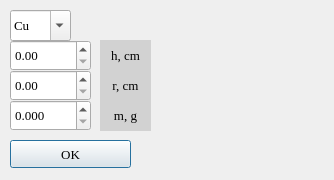
<?xml version="1.0" encoding="UTF-8"?>
<ui version="4.0">
 <class>Dialog</class>
 <widget class="QDialog" name="Dialog">
  <property name="geometry">
   <rect>
    <x>0</x>
    <y>0</y>
    <width>334</width>
    <height>180</height>
   </rect>
  </property>
  <property name="windowTitle">
   <string>Chamber</string>
  </property>
  <property name="windowIcon">
   <iconset>
    <normaloff>../resources/icon.png</normaloff>../resources/icon.png</iconset>
  </property>
  <widget class="QComboBox" name="comboBox">
   <property name="geometry">
    <rect>
     <x>10</x>
     <y>10</y>
     <width>61</width>
     <height>31</height>
    </rect>
   </property>
   <property name="font">
    <font>
     <family>Times New Roman</family>
     <pointsize>10</pointsize>
    </font>
   </property>
   <property name="editable">
    <bool>true</bool>
   </property>
   <item>
    <property name="text">
     <string>Cu</string>
    </property>
   </item>
   <item>
    <property name="text">
     <string>Al</string>
    </property>
   </item>
   <item>
    <property name="text">
     <string>Cr</string>
    </property>
   </item>
  </widget>
  <widget class="QPushButton" name="ok_button">
   <property name="geometry">
    <rect>
     <x>10</x>
     <y>140</y>
     <width>121</width>
     <height>28</height>
    </rect>
   </property>
   <property name="font">
    <font>
     <family>Times New Roman</family>
     <pointsize>10</pointsize>
    </font>
   </property>
   <property name="text">
    <string>OK</string>
   </property>
  </widget>
  <widget class="QLabel" name="h_label">
   <property name="geometry">
    <rect>
     <x>100</x>
     <y>40</y>
     <width>51</width>
     <height>31</height>
    </rect>
   </property>
   <property name="font">
    <font>
     <family>Times New Roman</family>
     <pointsize>10</pointsize>
    </font>
   </property>
   <property name="styleSheet">
    <string notr="true">background-color: rgb(210, 210, 210)</string>
   </property>
   <property name="text">
    <string>h, cm</string>
   </property>
   <property name="alignment">
    <set>Qt::AlignCenter</set>
   </property>
  </widget>
  <widget class="QDoubleSpinBox" name="distance">
   <property name="geometry">
    <rect>
     <x>10</x>
     <y>40</y>
     <width>81</width>
     <height>31</height>
    </rect>
   </property>
   <property name="font">
    <font>
     <family>Times New Roman</family>
     <pointsize>10</pointsize>
    </font>
   </property>
   <property name="maximum">
    <double>20.000000000000000</double>
   </property>
   <property name="singleStep">
    <double>0.100000000000000</double>
   </property>
  </widget>
  <widget class="QDoubleSpinBox" name="weight">
   <property name="geometry">
    <rect>
     <x>10</x>
     <y>100</y>
     <width>81</width>
     <height>31</height>
    </rect>
   </property>
   <property name="font">
    <font>
     <family>Times New Roman</family>
     <pointsize>10</pointsize>
    </font>
   </property>
   <property name="decimals">
    <number>3</number>
   </property>
   <property name="maximum">
    <double>9.999000000000001</double>
   </property>
   <property name="singleStep">
    <double>0.001000000000000</double>
   </property>
  </widget>
  <widget class="QLabel" name="m_label">
   <property name="geometry">
    <rect>
     <x>100</x>
     <y>100</y>
     <width>51</width>
     <height>31</height>
    </rect>
   </property>
   <property name="font">
    <font>
     <family>Times New Roman</family>
     <pointsize>10</pointsize>
    </font>
   </property>
   <property name="styleSheet">
    <string notr="true">background-color: rgb(210, 210, 210)</string>
   </property>
   <property name="text">
    <string>m, g</string>
   </property>
   <property name="alignment">
    <set>Qt::AlignCenter</set>
   </property>
  </widget>
  <widget class="QDoubleSpinBox" name="radius">
   <property name="geometry">
    <rect>
     <x>10</x>
     <y>70</y>
     <width>81</width>
     <height>31</height>
    </rect>
   </property>
   <property name="font">
    <font>
     <family>Times New Roman</family>
     <pointsize>10</pointsize>
    </font>
   </property>
   <property name="maximum">
    <double>10.000000000000000</double>
   </property>
   <property name="singleStep">
    <double>0.100000000000000</double>
   </property>
  </widget>
  <widget class="QLabel" name="r_label">
   <property name="geometry">
    <rect>
     <x>100</x>
     <y>70</y>
     <width>51</width>
     <height>31</height>
    </rect>
   </property>
   <property name="font">
    <font>
     <family>Times New Roman</family>
     <pointsize>10</pointsize>
    </font>
   </property>
   <property name="styleSheet">
    <string notr="true">background-color: rgb(210, 210, 210)</string>
   </property>
   <property name="text">
    <string>r, cm</string>
   </property>
   <property name="alignment">
    <set>Qt::AlignCenter</set>
   </property>
  </widget>
 </widget>
 <resources/>
 <connections/>
</ui>
